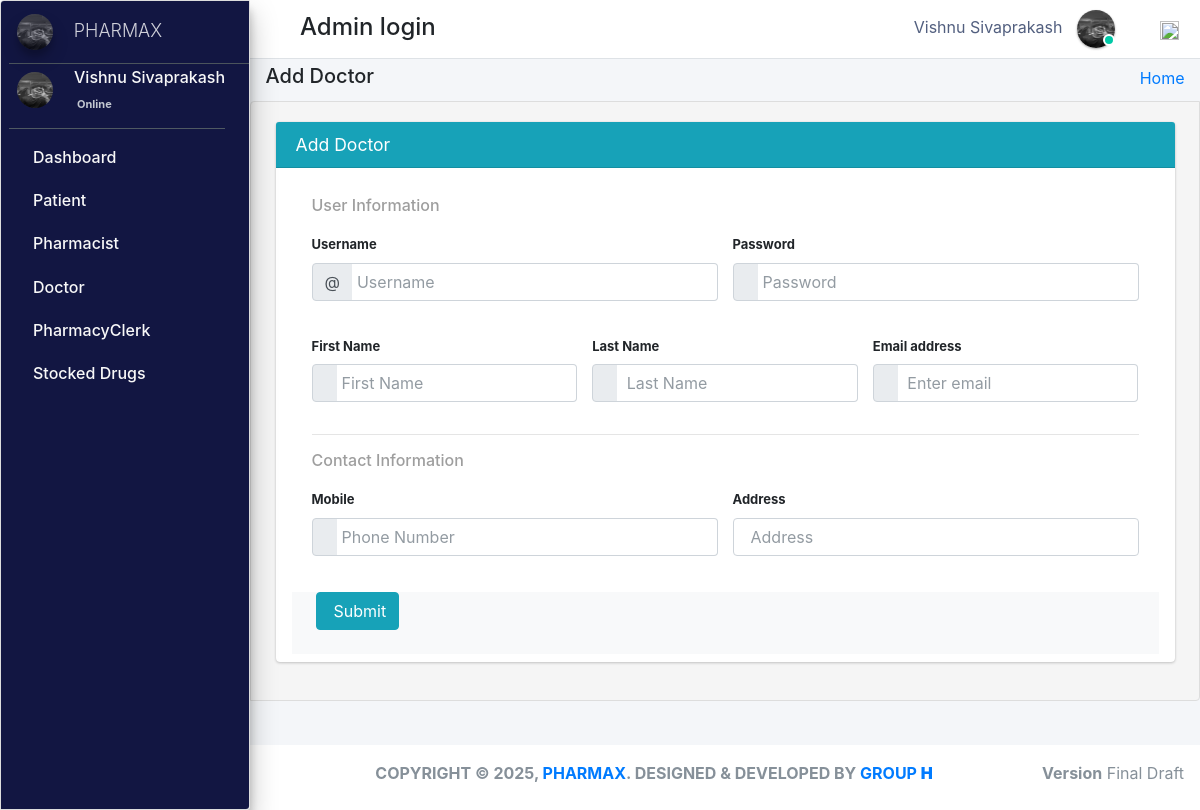
/admin_user/add_doctor/ (signed in), run on the app's committed database.
### pharmacy/models.py (models this page shows, shortened)
class CustomUser(AbstractUser):
    user_type_data = ((1, "AdminHOD"), (2, "Pharmacist"), (3, "Doctor"), (4, "PharmacyClerk"),(5, "Patients"))
    user_type = models.CharField(default=1, choices=user_type_data, max_length=10)

class AdminHOD(models.Model):
    gender_category=(
        ('Male','Male'),
        ('Female','Female'),
    )
    admin = models.OneToOneField(CustomUser,null=True, on_delete = models.CASCADE)
    emp_no= models.CharField(max_length=100,null=True,blank=True)
    gender=models.CharField(max_length=100,null=True,choices=gender_category)
    mobile=models.CharField(max_length=10,null=True,blank=True)
    address=models.CharField(max_length=300,null=True,blank=True)
    profile_pic=models.ImageField(default="admin.png",null=True,blank=True)
    created_at = models.DateTimeField(auto_now_add=True)
    updated_at = models.DateTimeField(auto_now=True)
    date_employed=models.DateTimeField(auto_now_add=True, auto_now=False)
    objects = models.Manager()

### pharmacy/HODViews.py (the view, shortened to what this page needs)
# urls.py: path('admin_user/add_doctor/',HODViews.createDoctor,name='add_doctor'),
def createDoctor(request):
    context = {
        "title":"Add Doctor"
    }
    return render(request,'hod_templates/add_doctor.html',context)

### pharmacy/LoginCheckMiddleWare.py (called while the page is built, shortened)
    def process_view(self, request, view_func, view_args, view_kwargs):
        modulename = view_func.__module__
        user = request.user
        if user.is_authenticated:
            if user.user_type == "1":
                if modulename == "pharmacy.HODViews":
                    pass
                elif modulename == "":
                    pass
                elif modulename == "pharmacy.views" or modulename == "django.views.static":
                    pass
                else:
                    pass
            else:
                return redirect("login")
        else:
            if request.path == reverse("login"):
                pass
            else:
                return redirect("login")

### pharmacy/templates/hod_templates/add_doctor.html (shortened to what this page needs)
 {% extends 'hod_templates/base_template.html'%} {% block page_title %}
<h5>{{title}}</h5>
{% endblock page_title %} {% block main_content %}
<section class="content">
    <div class="row">
        <div class="col-md-12 px-4">
            <div class="card card-info">
                <div class="card-header ">
                    <h3 class="card-title ">{{title}}</h3>
                </div>
                <form method="POST" style="font-size:13px;" class='px-3 py-2'>
                    <div class="card-body deco">
                        <h5>User Information</h5>
                        <div class="row">
                            <div class="col-md-6">
                                <div class="form-group">
                                    <label>Username</label>
                                    <div class="input-group">
                                        <span class="input-group-prepend">
								<span class="input-group-text">@</span>
                                        </span>
                                        <input type="text" class="form-control" name="username" placeholder="Username" id="id_username">
                                    </div>
                                </div>
                            </div>
                            <div class="col-md-6">
                                <div class="form-group">
                                    <label>Password</label>
                                    <div class="input-group">
                                        <span class="input-group-prepend">
								<span class="input-group-text">
								</span>
                                        </span>
                                        <input type="password" class="form-control" name="password" placeholder="Password">
                                    </div>
                                </div>
                            </div>
                        </div>
                        <div class="row">
                            <div class="col-md-4">
                                <div class="form-group">
                                    <label>First Name</label>
                                    <div class="input-group">
                                        <span class="input-group-prepend">
								<span class="input-group-text">
								</span>
                                        </span>
                                        <input type="text" class="form-control" name="first_name" placeholder="First Name">
                                    </div>
                                </div>
                            </div>
                            <div class="col-md-4">
                                <div class="form-group">
                                    <label>Last Name</label>
                                    <div class="input-group">
                                        <span class="input-group-prepend">
								<span class="input-group-text">
								</span>
                                        </span>
                                        <input type="text" class="form-control" name="last_name" placeholder=" Last Name">
                                    </div>
                                </div>
                            </div>
                            <div class="col-md-4">
                                <div class="form-group">
                                    <label>Email address</label>
                                    <div class="input-group">
                                        <span class="input-group-prepend">
								<span class="input-group-text">
								</span>
                                        </span>
                                        <input type="email" class="form-control" name="email" placeholder=" Enter email" id="id_email">
                                    </div>
                                </div>
                            </div>
                        </div>
                        <hr>
                        <h5>Contact Information</h5>
                        <div class="row">
                            <div class="col-md-6">
                                <div class="form-group">
                                    <label>Mobile</label>
                                    <div class="input-group">
                                        <span class="input-group-prepend">
								<span class="input-group-text">
								</span>
                                        </span>
                                        <input type="text" class="form-control" name="mobile" placeholder="Phone Number">
                                    </div>
                                </div>
                            </div>
                            <div class="col-md-6">
                                <div class="form-group">
                                    <label>Address</label>
                                    <input type="text" class="form-control" name="address" placeholder="Address">
                                </div>
                            </div>
                        </div>
                    </div>
                    <div class="bg-light">
                        <input type="button" class="btn btn-info ml-4 mb-4" data-toggle="modal" data-target=".bd-example-modal-sm" value="Submit">
                </form>
                </div>
            </div>
        </div>
</section>
{% endblock main_content %}

### pharmacy/templates/hod_templates/base_template.html (shortened to what this page needs)
{% extends 'base_file.html' %} {% block htm %}
<body class="hold-transition sidebar-mini layout-fixed">
    <div class="wrapper">
        <nav class="main-header navbar navbar-expand navbar-white navbar-light">
            <ul class="navbar-nav">
                <li class="nav-item">
                    <a class="nav-link" data-widget="pushmenu" href="#" role="button"></a>
                </li>
            </ul>
            <h4 style="margin-left: 10px; margin-top: 5px;">Admin login </h4>
            <ul class="navbar-nav ml-auto">
                <li class="mx-3">
                    <a href="#" class="sm-submenu-with-image a">
                        <span>{{user.first_name}}  {{user.last_name}}</span>
                        <img src="{{request.user.adminhod.profile_pic.url}}" class="img-circle elevation-1" width="38" height="38" alt="">
                        <span class="avatar-status avatar-sm-status avatar-status-success"></span>
                    </a>
                </li>
                <li class="nav-item dropdown ml-3 low">
                    <a href="#" class="btn btn-outlined btn-black text-muted bg-transparent " data-toggle="dropdown" aria-expanded="false" data-wow-delay="0.7s"><img src="https://img.icons8.com/ios/50/000000/settings.png" width="19" height="19">
                    </a>
                </li>
            </ul>
        </nav>
        {% include 'hod_templates/sidebar.html'%}
        <div class="content-wrapper">
            <div class="content-header">
                <div class="container-fluid">
                    <div class="row ">
                        <div class="col-sm-6">
                            <h1 class="m-0 text-dark">
                                {% block page_title %} {% endblock page_title %}
                            </h1>
                        </div>
                        <div class="col-sm-6 ">
                            <ol class="breadcrumb float-sm-right">
                                <li class="breadcrumb-item"><a href="">Home</a></li>
                            </ol>
                        </div>
                    </div>
                </div>
            </div>
            {% block main_content %} {% endblock main_content %}
        </div>
        {% include 'hod_templates/footer.html'%}
    </div>
    {% endblock htm %}

### pharmacy/templates/hod_templates/sidebar.html (shortened to what this page needs)
<aside class="main-sidebar sidebar-dark-primary elevation-4">
    <a href="" class="brand-link ml-2">
        <img src="{{request.user.adminhod.profile_pic.url}}" alt="" width="36" height="36" class=" img-circle elevation-3" style="opacity: .8">
        <span class="brand-text font-weight-light mt-1 ml-3 mmust">PHARMAX</span>
    </a>
    <div class="sidebar">
        <div class="user-panel mr-3">
            <div class="pull-left image sm-submenu-with-image a ml-2 ">
                <img src="{{request.user.adminhod.profile_pic.url}}" class="img-circle mt-2" width="36" height="36" alt="User Image">
            </div>
            <div class="pull-left info">
                <p>{{user.first_name}} {{user.last_name}}</p>
                <a href="#"> Online</a>
            </div>
        </div>
        <nav class="mt-2">
            <ul class="nav nav-pills nav-sidebar flex-column" data-widget="treeview" role="menu" data-accordion="false">
                <li class="nav-item">
                    <a href="{% url  'admin_dashboard' %}" class="nav-link">
                        <p>
                            Dashboard
                        </p>
                    </a>
                </li>
                <li class="nav-item">
                    <a href="#" class="nav-link">
                        <p>
                            Patient
                        </p>
                    </a>
                </li>
                <li class="nav-item">
                    <a href="#" class="nav-link">
                        <p>
                            Pharmacist
                        </p>
                    </a>
                </li>
                <li class="nav-item">
                    <a href="#" class="nav-link">
                        <p>
                            Doctor
                        </p>
                    </a>
                </li>
                <li class="nav-item">
                    <a href="#" class="nav-link">
                        <p>
                            PharmacyClerk
                        </p>
                    </a>
                </li>
                <li class="nav-item">
                    <a href="#" class="nav-link">
                        <p>
                            Stocked Drugs
                        </p>
                    </a>
                </li>
            </ul>
        </nav>
    </div>
</aside>

### static/css/main.css (style rules this page uses)
html { font-family: sans-serif; line-height: 1.15; -webkit-text-size-adjust: 100%; -webkit-tap-highlight-color: transparent; }
body { overflow-y: hidden; overflow-x: hidden; font-family: -apple-system, BlinkMacSystemFont, "Segoe UI", Roboto, "Helvetica Neue", Arial, "Noto Sans", sans-serif, "Apple Color Emoji", "Segoe UI Emoji", "Segoe UI Symbol", "Noto Color Emoji" !important; }
.content { background-color: #f5f5f5; border: 1px solid #dddddd; border-radius: 4px 0px 4px 0px; left: -1px; padding: 10px 7px 5px; }
.main-sidebar { background: #ffffff; border: 1px solid #dddddd; border-radius: 4px 0px 4px 0px; font-weight: bold; }
.content { height: 75vh; overflow-y: scroll; overflow-x: hidden; }
.content .row { margin-top: 20px !important; }
.main-sidebar { background-color: #121642 !important; color: white !important; }
.main-sidebar p { color: #f8f8f8 !important; font-weight: 500 !important }
.avatar-status { position: absolute; bottom: 12px; right: 75.4px; display: -ms-inline-flexbox; display: inline-flex; -ms-flex-negative: 0; flex-shrink: 0; -ms-flex-pack: center; justify-content: center; -ms-flex-align: center; align-items: center; white-space: nowrap; text-align: center; vertical-align: baseline; font-weight: 600; border: .125rem solid #fff; width: 12px; height: 12px; line-height: 1; font-size: .71094rem; border-radius: 50%; }
.avatar-status-success { color: #fff; background-color: #00c9a7; }
.pull-left { float: left; }
.pull-left { float: left!important; }
.user-panel>.info { padding: 5px 5px 5px 15px; line-height: 1; position: absolute; left: 55px; }
.user-panel>.info>p { font-weight: 600; margin-bottom: 9px; }
p { margin: 0 0 10px; }
.user-panel { padding-bottom: 20px; }
.user-panel:after { clear: both; }
.user-panel:before, .user-panel:after { content: " "; display: table; }
.user-panel>.info>a { text-decoration: none; padding-right: 5px; margin-top: 3px; font-size: 11px; overflow: hidden; white-space: nowrap; }
.mmust { overflow: hidden; white-space: nowrap; font-size: 18px; }
.mb-4, .my-4 { margin-bottom: 1rem !important; }
.container-fluid { width: 100%; padding-right: 15px; padding-left: 15px; margin-right: auto; margin-left: auto; }
.row { display: flex; flex-wrap: wrap; margin-right: -15px; margin-left: -15px; }
.pl-4, .px-4 { padding-left: 1rem !important; }
.pr-4, .px-4 { padding-right: 1rem !important; }
input { text-indent: 5px !important; }
input::placeholder { text-indent: 5px !important; }
.deco h5 { color: rgb(158, 158, 158); font-size: 16px !important; }
.img-circle { border-radius: 50%; }
.content-wrapper .content-header { padding: 5px 0.5rem !important; }

### static/css/profile.css (style rules this page uses)
li { list-style-type: none ! }
.form-control { font-size: .875rem; }
.input-group { transition: all .15s ease; border-radius: .375rem; box-shadow: none; }
.input-group .form-control { box-shadow: none; }
.input-group .form-control:not(:first-child) { padding-left: 0; border-left: 0; }
.input-group-text { transition: all .2s cubic-bezier(.68, -.55, .265, 1.55); }
.navbar-nav span { color: #525f7f !important; margin-right: 10px !important; }
body { font-family: 'Rubik', sans-serif; height: 100% !important; }
input { text-indent: 5px !important; }
input::placeholder { text-indent: 5px !important; }
.deco h5 { color: rgb(158, 158, 158); font-size: 16px !important; }

### data on the page
CustomUser: first_name "Vishnu", last_name "Sivaprakash", user.adminhod.profile_pic (picture)

### other printed values
{{ title }} "Add Doctor"
